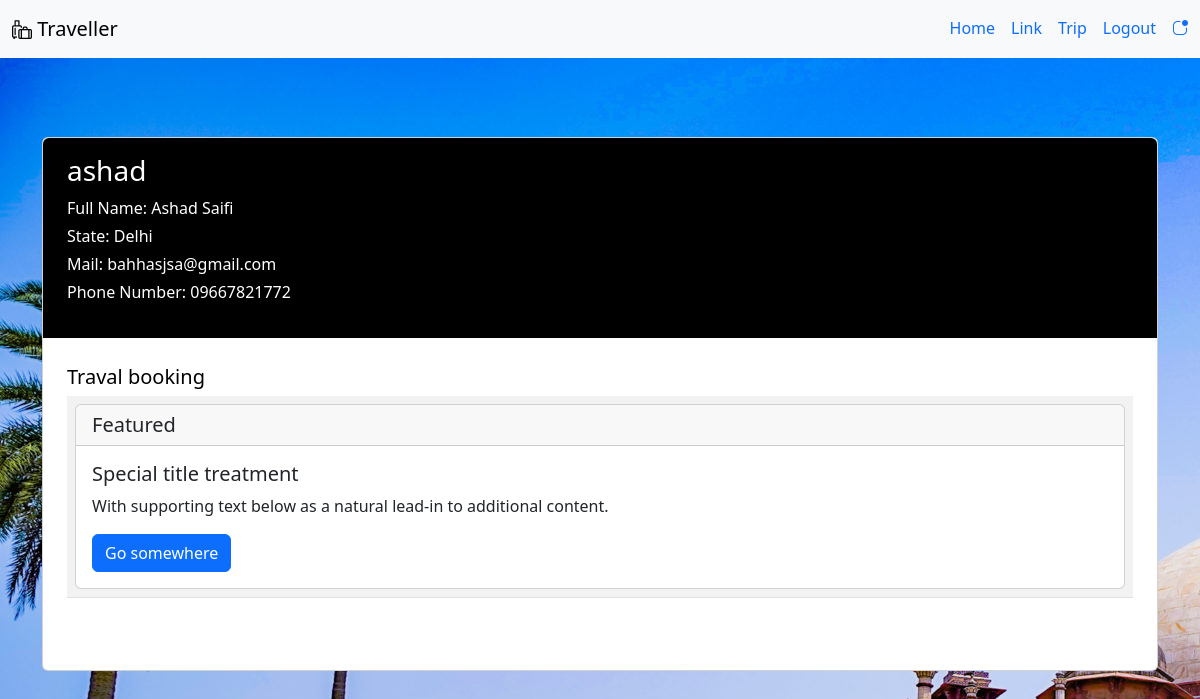
Screenshot of /pro (signed in) with the database file from the repository.
### traveller_app/models.py (models this page shows)
class user1(models.Model):
    user = models.ForeignKey(User, on_delete=models.CASCADE)
    full_name = models.CharField(max_length=100)
    state = models.CharField(max_length=50)
    phone_number = models.CharField(max_length=15)

### traveller_app/views.py (the view)
# urls.py: path('pro', profile, name='profile'),
@login_required(login_url='/log')
def profile(request):
    queryset = user1.objects.filter(user=request.user).first()
    context = {
        'use' : queryset
    }
    return render(request, 'profile.html', context)

### traveller_app/templates/profile.html (shortened to what this page needs)
<!doctype html>
<html lang="en">
<head>
    <link href="https://cdn.jsdelivr.net/npm/bootstrap@5.3.2/dist/css/bootstrap.min.css" rel="stylesheet">
    <link rel="stylesheet" href="https://cdn.jsdelivr.net/npm/bootstrap-icons@1.11.1/font/bootstrap-icons.css">
</head>
<body>
    <nav class="navbar navbar-expand-lg bg-body-tertiary navbar fixed-top">
        <div class="container-fluid">
          <a class="navbar-brand" href="#"><i class="bi bi-luggage"></i> Traveller</a>
          <div class="collapse navbar-collapse justify-content-end" id="navbarNav">
            <ul class="nav nav-underline">
              <li class="nav-item">
                <a class="nav-link" aria-current="page" href="/">Home</a>
              </li>
              <li class="nav-item">
                <a class="nav-link" href="#">Link</a>
              </li>
              <li class="nav-item">
                <a class="nav-link" href="/trip">Trip</a>
              </li>
              <li class="nav-item">
                {% if request.user.is_authenticated %}
                  <a class="nav-link" href="/lgout">Logout</a>
                {% else %}
                  <a class="nav-link" href="/log">Login</a>
                {% endif %}
              </li>
              <li class="nav-item">
                <a class="nav-link" href="/pro"><i class="bi bi-app-indicator"></i></a>
              </li>
            </ul>
          </div>
        </div>
    </nav>
    <section class="gradient-custom-2">
      <div class="container py-5">
        <div class="row d-flex justify-content-center align-items-center " style="margin-top: 8%; ">
          <div class="col col-lg-9 col-xl-7 w-100">
            <div class="card">
              <div class="rounded-top text-white d-flex flex-row w-100" style="background-color: #000; height:200px;">
                <div class="mt-3 px-4" >
                  <h3>{{user.username}}</h3>
                  <p class="font-italic mb-1">Full Name: {{use.full_name}}</p>
                  <p class="font-italic mb-1">State: {{use.state}}</p>
                  <p class="font-italic mb-1">Mail: {{user.email}}</p>
                  <p class="font-italic mb-1">Phone Number: {{use.phone_number}}</p>
                </div>
              </div>
              <div class="card-body p-4 text-black">
                <div class="mb-5">
                  <p class="lead fw-normal mb-1">Traval booking</p>
                  <table class="table table-striped table-hover">
                    <tbody>
                      <tr>
                        <td>
                          <div class="card">
                            <h5 class="card-header">Featured</h5>
                            <div class="card-body">
                              <h5 class="card-title">Special title treatment</h5>
                              <p class="card-text">With supporting text below as a natural lead-in to additional content.</p>
                              <a href="#" class="btn btn-primary">Go somewhere</a>
                            </div>
                          </div>
                        </td>
                      </tr>
                    </tbody>
                  </table>
                </div>
              </div>
            </div>
          </div>
        </div>
      </div>
    </section>
</body>
</html>

### traveller_app/templates/profile.html (style rules this page uses)
body { background-image: url('static/image/first.jpg'); }

### rows the page displays
user1: full_name "Ashad Saifi", state "Delhi", phone_number "09667821772"

### other values shown
{{ user.username }} "ashad"
{{ user.email }} "bahhasjsa@gmail.com"
